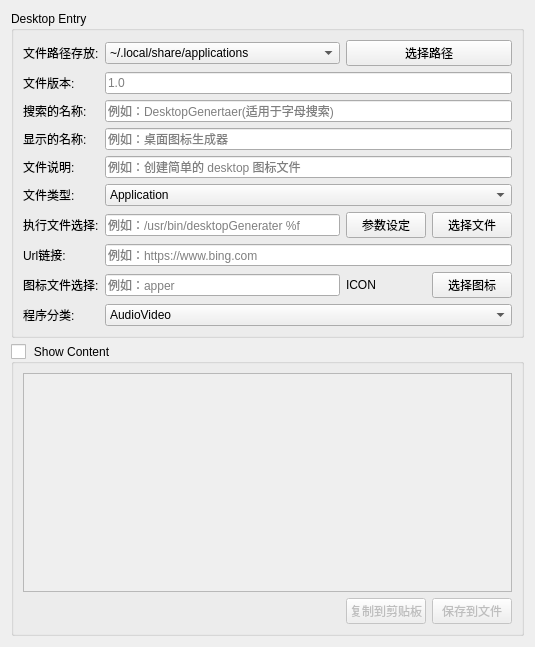
<?xml version="1.0" encoding="UTF-8"?>
<ui version="4.0">
 <class>DesktopGenertater</class>
 <widget class="QWidget" name="DesktopGenertater">
  <property name="geometry">
   <rect>
    <x>0</x>
    <y>0</y>
    <width>535</width>
    <height>647</height>
   </rect>
  </property>
  <property name="minimumSize">
   <size>
    <width>535</width>
    <height>0</height>
   </size>
  </property>
  <property name="windowTitle">
   <string>桌面图标生成器 - v1.2</string>
  </property>
  <layout class="QGridLayout" name="gridLayout_2">
   <property name="sizeConstraint">
    <enum>QLayout::SetNoConstraint</enum>
   </property>
   <item row="0" column="0">
    <widget class="QGroupBox" name="groupBox">
     <property name="title">
      <string>Desktop Entry</string>
     </property>
     <layout class="QGridLayout" name="gridLayout">
      <item row="1" column="1" colspan="2">
       <widget class="QLineEdit" name="contentVersion">
        <property name="text">
         <string/>
        </property>
        <property name="placeholderText">
         <string>1.0</string>
        </property>
       </widget>
      </item>
      <item row="2" column="0">
       <widget class="QLabel" name="fileContentNameLabel">
        <property name="text">
         <string>搜索的名称:</string>
        </property>
       </widget>
      </item>
      <item row="4" column="1" colspan="2">
       <widget class="QLineEdit" name="contentComment">
        <property name="text">
         <string/>
        </property>
        <property name="placeholderText">
         <string>例如：创建简单的 desktop 图标文件</string>
        </property>
       </widget>
      </item>
      <item row="7" column="1" colspan="2">
       <widget class="QLineEdit" name="contentUrl">
        <property name="placeholderText">
         <string>例如：https://www.bing.com</string>
        </property>
       </widget>
      </item>
      <item row="1" column="0">
       <widget class="QLabel" name="fileContentVersionLabel">
        <property name="text">
         <string>文件版本:</string>
        </property>
       </widget>
      </item>
      <item row="6" column="1">
       <widget class="QLineEdit" name="contentExec">
        <property name="text">
         <string/>
        </property>
        <property name="placeholderText">
         <string>例如：/usr/bin/desktopGenerater %f</string>
        </property>
       </widget>
      </item>
      <item row="4" column="0">
       <widget class="QLabel" name="fileContentCommentLabel">
        <property name="text">
         <string>文件说明:</string>
        </property>
       </widget>
      </item>
      <item row="2" column="1" colspan="2">
       <widget class="QLineEdit" name="contentName">
        <property name="text">
         <string/>
        </property>
        <property name="placeholderText">
         <string>例如：DesktopGenertaer(适用于字母搜索)</string>
        </property>
       </widget>
      </item>
      <item row="9" column="1" colspan="2">
       <widget class="QComboBox" name="contentCategoriesComb">
        <item>
         <property name="text">
          <string>AudioVideo</string>
         </property>
        </item>
        <item>
         <property name="text">
          <string>Audio</string>
         </property>
        </item>
        <item>
         <property name="text">
          <string>Video</string>
         </property>
        </item>
        <item>
         <property name="text">
          <string>Development</string>
         </property>
        </item>
        <item>
         <property name="text">
          <string>Education</string>
         </property>
        </item>
        <item>
         <property name="text">
          <string>Game</string>
         </property>
        </item>
        <item>
         <property name="text">
          <string>Graphics</string>
         </property>
        </item>
        <item>
         <property name="text">
          <string>Network</string>
         </property>
        </item>
        <item>
         <property name="text">
          <string>Office</string>
         </property>
        </item>
        <item>
         <property name="text">
          <string>Science</string>
         </property>
        </item>
        <item>
         <property name="text">
          <string>Settings</string>
         </property>
        </item>
        <item>
         <property name="text">
          <string>System</string>
         </property>
        </item>
        <item>
         <property name="text">
          <string>Utility</string>
         </property>
        </item>
       </widget>
      </item>
      <item row="3" column="0">
       <widget class="QLabel" name="fileContentNameZhCnLabel">
        <property name="text">
         <string>显示的名称:</string>
        </property>
       </widget>
      </item>
      <item row="9" column="0">
       <widget class="QLabel" name="fileContentCategoriesLabel">
        <property name="text">
         <string>程序分类:</string>
        </property>
       </widget>
      </item>
      <item row="3" column="1" colspan="2">
       <widget class="QLineEdit" name="contentNameZhCn">
        <property name="text">
         <string/>
        </property>
        <property name="placeholderText">
         <string>例如：桌面图标生成器</string>
        </property>
       </widget>
      </item>
      <item row="5" column="0">
       <widget class="QLabel" name="fileContentTypeLabel">
        <property name="text">
         <string>文件类型:</string>
        </property>
       </widget>
      </item>
      <item row="0" column="1">
       <widget class="QComboBox" name="fileFolderComb">
        <item>
         <property name="text">
          <string>~/.local/share/applications</string>
         </property>
        </item>
       </widget>
      </item>
      <item row="0" column="2">
       <widget class="QPushButton" name="folderChoose">
        <property name="text">
         <string>选择路径</string>
        </property>
       </widget>
      </item>
      <item row="5" column="1" colspan="2">
       <widget class="QComboBox" name="contentTypeComb">
        <item>
         <property name="text">
          <string>Application</string>
         </property>
        </item>
        <item>
         <property name="text">
          <string>Link</string>
         </property>
        </item>
        <item>
         <property name="text">
          <string>Directory(未实现)</string>
         </property>
        </item>
       </widget>
      </item>
      <item row="8" column="0">
       <widget class="QLabel" name="fileContentIconLabel">
        <property name="text">
         <string>图标文件选择:</string>
        </property>
       </widget>
      </item>
      <item row="6" column="0">
       <widget class="QLabel" name="fileContentExecLabel">
        <property name="text">
         <string>执行文件选择:</string>
        </property>
       </widget>
      </item>
      <item row="6" column="2">
       <layout class="QHBoxLayout" name="horizontalLayout_2">
        <item>
         <widget class="QPushButton" name="execParamChoose">
          <property name="text">
           <string>参数设定</string>
          </property>
         </widget>
        </item>
        <item>
         <widget class="QPushButton" name="execFileChoose">
          <property name="text">
           <string>选择文件</string>
          </property>
         </widget>
        </item>
       </layout>
      </item>
      <item row="7" column="0">
       <widget class="QLabel" name="fileContentUrlLabel">
        <property name="text">
         <string>Url链接:</string>
        </property>
       </widget>
      </item>
      <item row="8" column="1">
       <widget class="QLineEdit" name="contentIcon">
        <property name="text">
         <string/>
        </property>
        <property name="placeholderText">
         <string>例如：apper</string>
        </property>
       </widget>
      </item>
      <item row="0" column="0">
       <widget class="QLabel" name="fileFolderLabel">
        <property name="text">
         <string>文件路径存放:</string>
        </property>
       </widget>
      </item>
      <item row="8" column="2">
       <layout class="QHBoxLayout" name="horizontalLayout_3">
        <item>
         <widget class="QLabel" name="contentIconPreview">
          <property name="text">
           <string>ICON</string>
          </property>
         </widget>
        </item>
        <item>
         <widget class="QPushButton" name="iconFileChoose">
          <property name="text">
           <string>选择图标</string>
          </property>
         </widget>
        </item>
       </layout>
      </item>
     </layout>
    </widget>
   </item>
   <item row="1" column="0">
    <widget class="DesktopExtendedGroupBox" name="contentGroupBox">
     <property name="enabled">
      <bool>true</bool>
     </property>
     <property name="sizePolicy">
      <sizepolicy hsizetype="Preferred" vsizetype="Preferred">
       <horstretch>0</horstretch>
       <verstretch>0</verstretch>
      </sizepolicy>
     </property>
     <property name="styleSheet">
      <string notr="true">QGroupBox::indicator {width: 15px;height: 15px;}
QGroupBox::indicator:checked {image: url(:/images/uncheck.png)}
QGroupBox::indicator:unchecked {image: url(:/images/check.png)}</string>
     </property>
     <property name="title">
      <string>Show Content</string>
     </property>
     <property name="alignment">
      <set>Qt::AlignLeading|Qt::AlignLeft|Qt::AlignTop</set>
     </property>
     <property name="flat">
      <bool>false</bool>
     </property>
     <property name="checkable">
      <bool>true</bool>
     </property>
     <property name="checked">
      <bool>false</bool>
     </property>
     <layout class="QVBoxLayout" name="verticalLayout">
      <item>
       <widget class="QTextEdit" name="contentText">
        <property name="html">
         <string>&lt;!DOCTYPE HTML PUBLIC &quot;-//W3C//DTD HTML 4.0//EN&quot; &quot;http://www.w3.org/TR/REC-html40/strict.dtd&quot;&gt;
&lt;html&gt;&lt;head&gt;&lt;meta name=&quot;qrichtext&quot; content=&quot;1&quot; /&gt;&lt;style type=&quot;text/css&quot;&gt;
p, li { white-space: pre-wrap; }
&lt;/style&gt;&lt;/head&gt;&lt;body style=&quot; font-family:'Noto Sans CJK SC'; font-size:10.5pt; font-weight:400; font-style:normal;&quot;&gt;
&lt;p style=&quot;-qt-paragraph-type:empty; margin-top:0px; margin-bottom:0px; margin-left:0px; margin-right:0px; -qt-block-indent:0; text-indent:0px;&quot;&gt;&lt;br /&gt;&lt;/p&gt;&lt;/body&gt;&lt;/html&gt;</string>
        </property>
        <property name="placeholderText">
         <string/>
        </property>
       </widget>
      </item>
      <item>
       <layout class="QHBoxLayout" name="horizontalLayout">
        <item>
         <spacer name="horizontalSpacer">
          <property name="orientation">
           <enum>Qt::Horizontal</enum>
          </property>
          <property name="sizeHint" stdset="0">
           <size>
            <width>40</width>
            <height>20</height>
           </size>
          </property>
         </spacer>
        </item>
        <item>
         <widget class="QPushButton" name="copyClipper">
          <property name="text">
           <string>复制到剪贴板</string>
          </property>
         </widget>
        </item>
        <item>
         <widget class="QPushButton" name="saveAsFile">
          <property name="text">
           <string>保存到文件</string>
          </property>
         </widget>
        </item>
       </layout>
      </item>
     </layout>
    </widget>
   </item>
  </layout>
  <zorder>contentGroupBox</zorder>
  <zorder>groupBox</zorder>
 </widget>
 <customwidgets>
  <customwidget>
   <class>DesktopExtendedGroupBox</class>
   <extends>QGroupBox</extends>
   <header>src/DesktopGenerater/desktopextendedgroupbox.h</header>
   <container>1</container>
  </customwidget>
 </customwidgets>
 <resources/>
 <connections/>
</ui>
